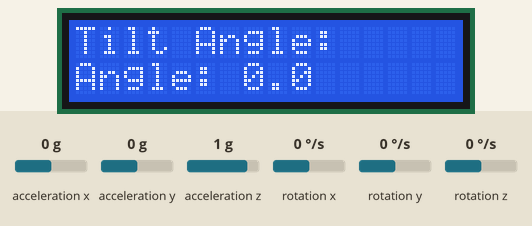
Bench run of a sketch on a simulated Arduino Uno, built with avr-gcc and run on an emulated ATmega328P. On the bench: 16×2 character LCD. Inputs (shaded band) come from the test bench; at power-on: acceleration x 0 g, acceleration y 0 g, acceleration z 1 g, rotation x 0 °/s, rotation y 0 °/s, rotation z 0 °/s.

Above: at 1.2 s.
1.3 s: acceleration x set to -1.4 g
At 2.3 s:
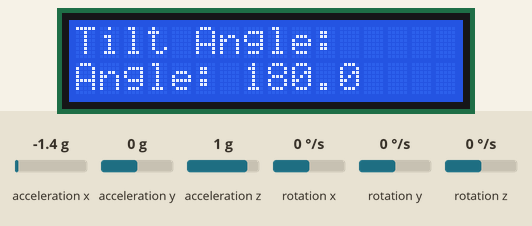
2.8 s: acceleration y set to -1.4 g
At 3.4 s:
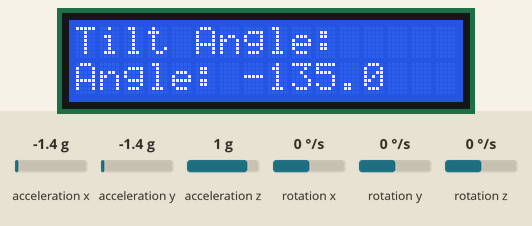
4.3 s: acceleration x set to -0.8 g
At 5.5 s:
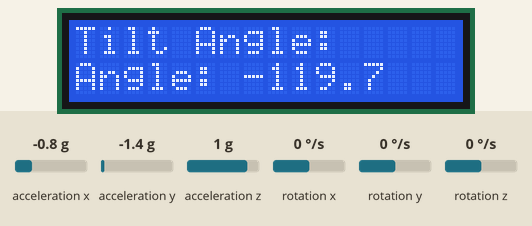
5.8 s: acceleration y set to 0.8 g
At 6.6 s:
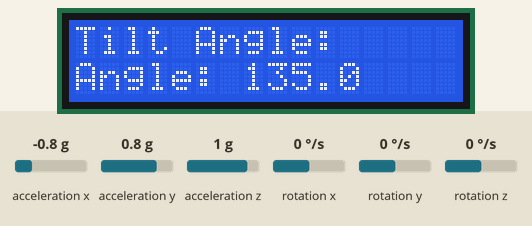
Timing chart, 0 to 8.4 s (numbered marks = the images above; inputs shaded):
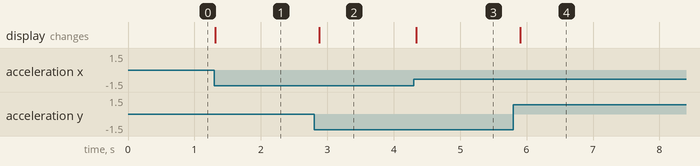

The sketch:

TiltAngle.ino
```cpp
#include <Wire.h>
#include <LiquidCrystal.h>
#include <MPU9250_asukiaaa.h>

// Initialize the LCD pins
LiquidCrystal lcd(12, 11, 5, 4, 3, 2); // RS, E, D4, D5, D6, D7
MPU9250_asukiaaa mySensor;

void setup() {
  Wire.begin();
  Serial.begin(115200);

  mySensor.setWire(&Wire);
  mySensor.beginAccel();

  lcd.begin(16, 2); // set up the LCD's number of columns and rows
  lcd.print("Tilt Angle:");
}

void loop() {
  mySensor.accelUpdate();
  float ax = mySensor.accelX();
  float ay = mySensor.accelY();
  float az = mySensor.accelZ();

  // Calculate the tilt angle using the X and Y accelerometer values
  float tiltAngle = atan2(ay, ax) * (180.0 / PI);

  lcd.setCursor(0, 1); // move to the beginning of the second row
  lcd.print("Angle: ");
  lcd.print(tiltAngle, 1); // print the tilt angle with 2 decimal places
  lcd.print("  "); // print spaces to clear leftover digits if the number gets shorter

  delay(100); // wait a bit before updating again
}
```

Measured:
- after the input at 1.3 s, the display: changes at once (image 1)
- after the input at 2.8 s, the display: changes after 0.08 s (image 2)
- after the input at 4.3 s, the display: changes at once (image 3)
- after the input at 5.8 s, the display: changes after 0.10 s (image 4)
